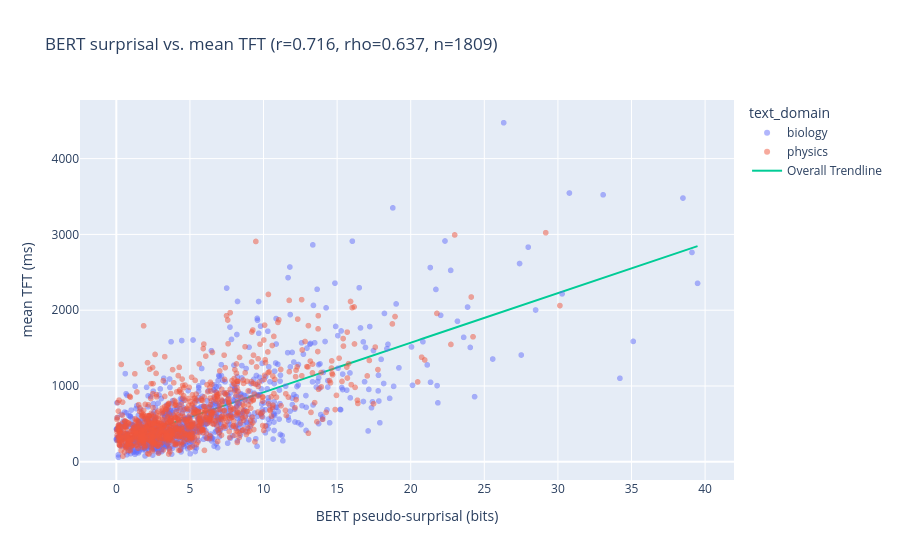

The cell this chart's notebook holds for it:
### Code cell
import plotly.express as px

fig = px.scatter(
    df, x="surprisal", y=rt_col, color="text_domain",
    hover_data=["word", "text_id"], opacity=0.5,
    trendline="ols", trendline_scope="overall",
    labels={"surprisal": "BERT pseudo-surprisal (bits)",
            rt_col: f"mean {READING_MEASURE} (ms)"},
    title=f"BERT surprisal vs. mean {READING_MEASURE} "
          f"(r={r:.3f}, rho={rho:.3f}, n={len(df)})",
)
fig.show()

### Figure 1 — Plotly figure (JSON) as saved in the notebook; plotly's stock layout.template omitted (floating-point values rounded to 4 significant figures; data arrays with more than 128 entries replaced by an {"elided": "..."} marker saying what was removed)
{"data": [{"customdata": {"elided": "901x2 str values"}, "hovertemplate": "text_domain=biology<br>BERT pseudo-surprisal (bits)=%{x}<br>mean TFT (ms)=%{y}<br>word=%{customdata[0]}<br>text_id=%{customdata[1]}<extra></extra>", "legendgroup": "biology", "marker": {"color": "#636efa", "opacity": 0.5, "symbol": "circle"}, "mode": "markers", "name": "biology", "showlegend": true, "type": "scattergl", "x": {"elided": "901 float values"}, "xaxis": "x", "y": {"elided": "901 float values"}, "yaxis": "y"}, {"customdata": {"elided": "908x2 str values"}, "hovertemplate": "text_domain=physics<br>BERT pseudo-surprisal (bits)=%{x}<br>mean TFT (ms)=%{y}<br>word=%{customdata[0]}<br>text_id=%{customdata[1]}<extra></extra>", "legendgroup": "physics", "marker": {"color": "#EF553B", "opacity": 0.5, "symbol": "circle"}, "mode": "markers", "name": "physics", "showlegend": true, "type": "scattergl", "x": {"elided": "908 float values"}, "xaxis": "x", "y": {"elided": "908 float values"}, "yaxis": "y"}, {"hovertemplate": "<b>OLS trendline</b><br>mean_TFT = 65.4248 * surprisal + 261.97<br>R<sup>2</sup>=0.512550<br><br>BERT pseudo-surprisal (bits)=%{x}<br>mean TFT (ms)=%{y} <b>(trend)</b><extra></extra>", "legendgroup": "Overall Trendline", "line": {"color": "#00cc96"}, "mode": "lines", "name": "Overall Trendline", "showlegend": true, "type": "scatter", "x": {"elided": "1809 float values"}, "xaxis": "x", "y": {"elided": "1809 float values"}, "yaxis": "y"}], "layout": {"legend": {"title": {"text": "text_domain"}, "tracegroupgap": 0}, "title": {"text": "BERT surprisal vs. mean TFT (r=0.716, rho=0.637, n=1809)"}, "xaxis": {"anchor": "y", "domain": [0, 1], "title": {"text": "BERT pseudo-surprisal (bits)"}}, "yaxis": {"anchor": "x", "domain": [0, 1], "title": {"text": "mean TFT (ms)"}}}}
